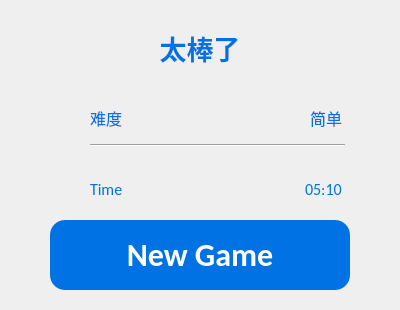
<?xml version="1.0" encoding="UTF-8"?>
<ui version="4.0">
 <class>vectoryDialog</class>
 <widget class="QDialog" name="vectoryDialog">
  <property name="geometry">
   <rect>
    <x>0</x>
    <y>0</y>
    <width>400</width>
    <height>310</height>
   </rect>
  </property>
  <property name="windowTitle">
   <string>Dialog</string>
  </property>
  <property name="styleSheet">
   <string notr="true"/>
  </property>
  <widget class="QLabel" name="label_2">
   <property name="geometry">
    <rect>
     <x>100</x>
     <y>20</y>
     <width>200</width>
     <height>55</height>
    </rect>
   </property>
   <property name="font">
    <font>
     <pointsize>20</pointsize>
     <weight>75</weight>
     <bold>true</bold>
    </font>
   </property>
   <property name="styleSheet">
    <string notr="true">color:#0072E3</string>
   </property>
   <property name="text">
    <string>太棒了</string>
   </property>
   <property name="alignment">
    <set>Qt::AlignCenter</set>
   </property>
  </widget>
  <widget class="QLabel" name="label">
   <property name="geometry">
    <rect>
     <x>50</x>
     <y>100</y>
     <width>30</width>
     <height>30</height>
    </rect>
   </property>
   <property name="text">
    <string/>
   </property>
   <property name="pixmap">
    <pixmap resource="res/icons.qrc">:/res/Level.png</pixmap>
   </property>
   <property name="scaledContents">
    <bool>true</bool>
   </property>
  </widget>
  <widget class="QLabel" name="label_3">
   <property name="geometry">
    <rect>
     <x>90</x>
     <y>90</y>
     <width>61</width>
     <height>40</height>
    </rect>
   </property>
   <property name="font">
    <font>
     <family>Microsoft YaHei UI</family>
     <pointsize>12</pointsize>
    </font>
   </property>
   <property name="styleSheet">
    <string notr="true">color:#0072E3</string>
   </property>
   <property name="text">
    <string>难度</string>
   </property>
   <property name="alignment">
    <set>Qt::AlignBottom|Qt::AlignLeading|Qt::AlignLeft</set>
   </property>
  </widget>
  <widget class="QLabel" name="levelLabel">
   <property name="geometry">
    <rect>
     <x>310</x>
     <y>90</y>
     <width>45</width>
     <height>40</height>
    </rect>
   </property>
   <property name="font">
    <font>
     <family>Microsoft YaHei UI</family>
     <pointsize>12</pointsize>
    </font>
   </property>
   <property name="styleSheet">
    <string notr="true">color:#0072E3</string>
   </property>
   <property name="text">
    <string>简单</string>
   </property>
   <property name="alignment">
    <set>Qt::AlignBottom|Qt::AlignLeading|Qt::AlignLeft</set>
   </property>
  </widget>
  <widget class="Line" name="line">
   <property name="geometry">
    <rect>
     <x>90</x>
     <y>140</y>
     <width>255</width>
     <height>10</height>
    </rect>
   </property>
   <property name="orientation">
    <enum>Qt::Horizontal</enum>
   </property>
  </widget>
  <widget class="QLabel" name="label_5">
   <property name="geometry">
    <rect>
     <x>90</x>
     <y>160</y>
     <width>61</width>
     <height>40</height>
    </rect>
   </property>
   <property name="font">
    <font>
     <family>Calibri</family>
     <pointsize>12</pointsize>
    </font>
   </property>
   <property name="styleSheet">
    <string notr="true">color:#0072E3</string>
   </property>
   <property name="text">
    <string>Time</string>
   </property>
   <property name="alignment">
    <set>Qt::AlignBottom|Qt::AlignLeading|Qt::AlignLeft</set>
   </property>
  </widget>
  <widget class="QLabel" name="label_6">
   <property name="geometry">
    <rect>
     <x>50</x>
     <y>170</y>
     <width>30</width>
     <height>30</height>
    </rect>
   </property>
   <property name="text">
    <string/>
   </property>
   <property name="pixmap">
    <pixmap resource="res/icons.qrc">:/res/timer.png</pixmap>
   </property>
   <property name="scaledContents">
    <bool>true</bool>
   </property>
  </widget>
  <widget class="QLabel" name="timerLabel">
   <property name="geometry">
    <rect>
     <x>305</x>
     <y>160</y>
     <width>45</width>
     <height>40</height>
    </rect>
   </property>
   <property name="font">
    <font>
     <family>Calibri</family>
     <pointsize>12</pointsize>
    </font>
   </property>
   <property name="styleSheet">
    <string notr="true">color:#0072E3</string>
   </property>
   <property name="text">
    <string>05:10</string>
   </property>
   <property name="alignment">
    <set>Qt::AlignBottom|Qt::AlignLeading|Qt::AlignLeft</set>
   </property>
  </widget>
  <widget class="QPushButton" name="NewBtn">
   <property name="geometry">
    <rect>
     <x>50</x>
     <y>220</y>
     <width>300</width>
     <height>70</height>
    </rect>
   </property>
   <property name="font">
    <font>
     <family>Calibri</family>
     <pointsize>24</pointsize>
     <weight>75</weight>
     <bold>true</bold>
    </font>
   </property>
   <property name="styleSheet">
    <string notr="true">QPushButton {
    border-radius: 15px;
    background-color: #0072E3;
    color: white;
}
QPushButton:hover {;
    background-color: #006dd3;
}
QPushButton:pressed {;
    background-color: #005eb6;
}</string>
   </property>
   <property name="text">
    <string>New Game</string>
   </property>
   <property name="flat">
    <bool>true</bool>
   </property>
  </widget>
 </widget>
 <resources>
  <include location="res/icons.qrc"/>
 </resources>
 <connections/>
</ui>
